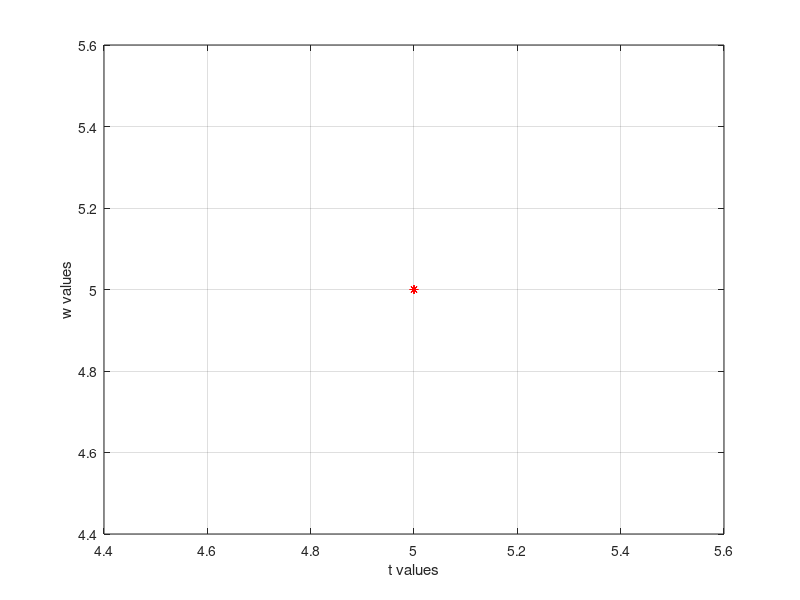

Write the MATLAB code that produced this figure.
% Heun's method will give our answer
 f = @(t,y) (1-t)*y;      
 a = input('Enter left end ponit, a:  '); %0
 b = input('Enter right end point, b:  ');%5
 n = input('Enter no. of subintervals, n: '); %5               
 alpha = input('Enter the initial condition, alpha:  ');
 
 h = (b-a)/n;                                                
 t=[a zeros(1,n)]; 
 w=[alpha zeros(1,n)];

 
 for i = 1:n+1 
  t(i+1)=t(i)+h;
  wprime=w(i)+(h/3)*f(t(i),w(i));
  w(i+1)=w(i)+(h/4)*(f(t(i),w(i))+3*f(t(i)+(2*h/3), w(i)+(2*h/3)*f(t(i)+h/3, wprime)));
  fprintf('%5.4f  %11.8f\n', t(i), w(i));
  plot(t(i),w(i),'r*'); grid on; 
  xlabel('t values'); ylabel('w values');
  hold on;
 end
